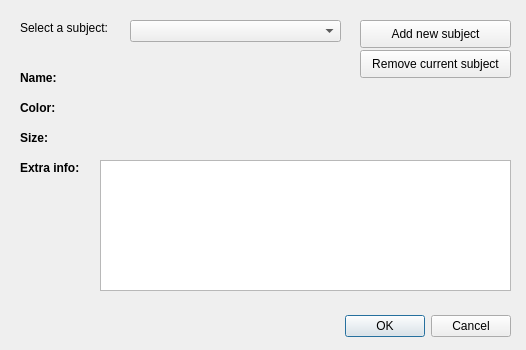
<?xml version="1.0" encoding="UTF-8"?>
<ui version="4.0">
 <class>Dialog</class>
 <widget class="QDialog" name="Dialog">
  <property name="geometry">
   <rect>
    <x>0</x>
    <y>0</y>
    <width>526</width>
    <height>350</height>
   </rect>
  </property>
  <property name="windowTitle">
   <string>Dialog</string>
  </property>
  <widget class="QDialogButtonBox" name="buttonBox">
   <property name="geometry">
    <rect>
     <x>170</x>
     <y>310</y>
     <width>341</width>
     <height>32</height>
    </rect>
   </property>
   <property name="orientation">
    <enum>Qt::Horizontal</enum>
   </property>
   <property name="standardButtons">
    <set>QDialogButtonBox::Cancel|QDialogButtonBox::Ok</set>
   </property>
  </widget>
  <widget class="QLabel" name="label_select_subject">
   <property name="geometry">
    <rect>
     <x>20</x>
     <y>20</y>
     <width>101</width>
     <height>16</height>
    </rect>
   </property>
   <property name="text">
    <string>Select a subject:</string>
   </property>
  </widget>
  <widget class="QComboBox" name="comboBox">
   <property name="geometry">
    <rect>
     <x>130</x>
     <y>20</y>
     <width>211</width>
     <height>22</height>
    </rect>
   </property>
  </widget>
  <widget class="QLabel" name="label_name">
   <property name="geometry">
    <rect>
     <x>20</x>
     <y>70</y>
     <width>55</width>
     <height>16</height>
    </rect>
   </property>
   <property name="font">
    <font>
     <weight>75</weight>
     <bold>true</bold>
    </font>
   </property>
   <property name="text">
    <string>Name:</string>
   </property>
  </widget>
  <widget class="QLabel" name="label_color">
   <property name="geometry">
    <rect>
     <x>20</x>
     <y>100</y>
     <width>55</width>
     <height>16</height>
    </rect>
   </property>
   <property name="font">
    <font>
     <weight>75</weight>
     <bold>true</bold>
    </font>
   </property>
   <property name="text">
    <string>Color:</string>
   </property>
  </widget>
  <widget class="QLabel" name="label_size">
   <property name="geometry">
    <rect>
     <x>20</x>
     <y>130</y>
     <width>55</width>
     <height>16</height>
    </rect>
   </property>
   <property name="font">
    <font>
     <weight>75</weight>
     <bold>true</bold>
    </font>
   </property>
   <property name="text">
    <string>Size:</string>
   </property>
  </widget>
  <widget class="QLabel" name="label_extra_info">
   <property name="geometry">
    <rect>
     <x>20</x>
     <y>160</y>
     <width>71</width>
     <height>16</height>
    </rect>
   </property>
   <property name="font">
    <font>
     <weight>75</weight>
     <bold>true</bold>
    </font>
   </property>
   <property name="text">
    <string>Extra info:</string>
   </property>
  </widget>
  <widget class="QPlainTextEdit" name="plainTextEdit_extra_info">
   <property name="geometry">
    <rect>
     <x>100</x>
     <y>160</y>
     <width>411</width>
     <height>131</height>
    </rect>
   </property>
   <property name="readOnly">
    <bool>true</bool>
   </property>
  </widget>
  <widget class="QLabel" name="label_name_val">
   <property name="geometry">
    <rect>
     <x>100</x>
     <y>70</y>
     <width>55</width>
     <height>16</height>
    </rect>
   </property>
   <property name="text">
    <string/>
   </property>
  </widget>
  <widget class="QLabel" name="label_color_val">
   <property name="geometry">
    <rect>
     <x>100</x>
     <y>100</y>
     <width>55</width>
     <height>16</height>
    </rect>
   </property>
   <property name="text">
    <string/>
   </property>
  </widget>
  <widget class="QLabel" name="label_size_val">
   <property name="geometry">
    <rect>
     <x>100</x>
     <y>130</y>
     <width>55</width>
     <height>16</height>
    </rect>
   </property>
   <property name="text">
    <string/>
   </property>
  </widget>
  <widget class="QPushButton" name="pushButton_add_subject">
   <property name="geometry">
    <rect>
     <x>360</x>
     <y>20</y>
     <width>151</width>
     <height>28</height>
    </rect>
   </property>
   <property name="text">
    <string>Add new subject</string>
   </property>
  </widget>
  <widget class="QPushButton" name="pushButton_remove_subject">
   <property name="geometry">
    <rect>
     <x>360</x>
     <y>50</y>
     <width>151</width>
     <height>28</height>
    </rect>
   </property>
   <property name="text">
    <string>Remove current subject</string>
   </property>
  </widget>
 </widget>
 <resources/>
 <connections>
  <connection>
   <sender>buttonBox</sender>
   <signal>accepted()</signal>
   <receiver>Dialog</receiver>
   <slot>accept()</slot>
   <hints>
    <hint type="sourcelabel">
     <x>248</x>
     <y>254</y>
    </hint>
    <hint type="destinationlabel">
     <x>157</x>
     <y>274</y>
    </hint>
   </hints>
  </connection>
  <connection>
   <sender>buttonBox</sender>
   <signal>rejected()</signal>
   <receiver>Dialog</receiver>
   <slot>reject()</slot>
   <hints>
    <hint type="sourcelabel">
     <x>316</x>
     <y>260</y>
    </hint>
    <hint type="destinationlabel">
     <x>286</x>
     <y>274</y>
    </hint>
   </hints>
  </connection>
 </connections>
</ui>
